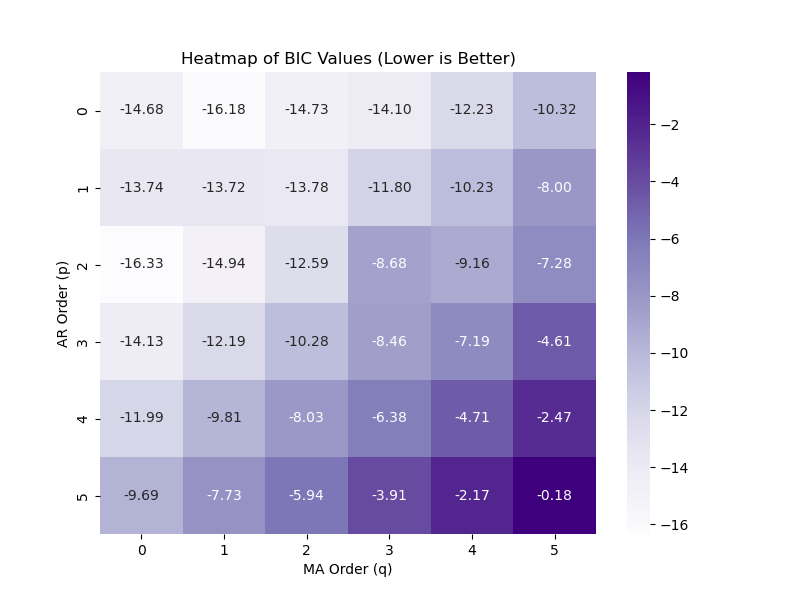

This figure's Python source:
import pandas as pd
import numpy as np
import matplotlib.pyplot as plt
import seaborn as sns
from statsmodels.graphics.tsaplots import plot_acf, plot_pacf
from statsmodels.tsa.arima.model import ARIMA
import warnings

# 忽略一些警告，保持输出整洁
warnings.filterwarnings("ignore")

# ==========================================
# 1. 准备数据
# ==========================================
# 模拟 12 个月的失业率数据 (假设 d=0，数据已平稳)
data = [3.5, 3.4, 3.6, 3.7, 3.5, 3.4, 3.3, 3.4, 3.5, 3.6, 3.5, 3.4]
dates = pd.date_range(start='2023-01-01', periods=12, freq='M')
df = pd.Series(data, index=dates)
p_values = range(0, 6)
q_values = range(0, 6)
d = 0 # 论文中已确定 d=0

# 用于存储结果的列表
results_list = []

print("开始进行 BIC 网格搜索...")

for p in p_values:
    for q in q_values:
        try:
            # 建立并训练 ARIMA 模型
            model = ARIMA(df, order=(p, d, q))
            result = model.fit()
            
            # 记录 p, q 和对应的 BIC 分数
            results_list.append([p, q, result.bic])
            # print(f"ARIMA({p},0,{q}) - BIC: {result.bic:.2f}")
        except:
            continue

# 整理成 DataFrame
results_df = pd.DataFrame(results_list, columns=['p', 'q', 'BIC'])

# 转换成矩阵形式，方便画热力图
bic_matrix = results_df.pivot(index='p', columns='q', values='BIC')

# 画热力图
plt.figure(figsize=(8, 6))
# cmap="Purples" 是为了模仿论文的紫色风格
sns.heatmap(bic_matrix, annot=True, fmt=".2f", cmap="Purples")
plt.title("Heatmap of BIC Values (Lower is Better)")
plt.xlabel("MA Order (q)")
plt.ylabel("AR Order (p)")
plt.show()

print("图 2 (BIC 热力图) 已生成。")
print("请在图中寻找颜色最浅（数值最小）的格子，其坐标即为最优 (p, q)。")

# 自动找出最小值
best_row = results_df.loc[results_df['BIC'].idxmin()]
print("-" * 30)
print(f"计算结果建议最优参数: p={int(best_row['p'])}, q={int(best_row['q'])}")
